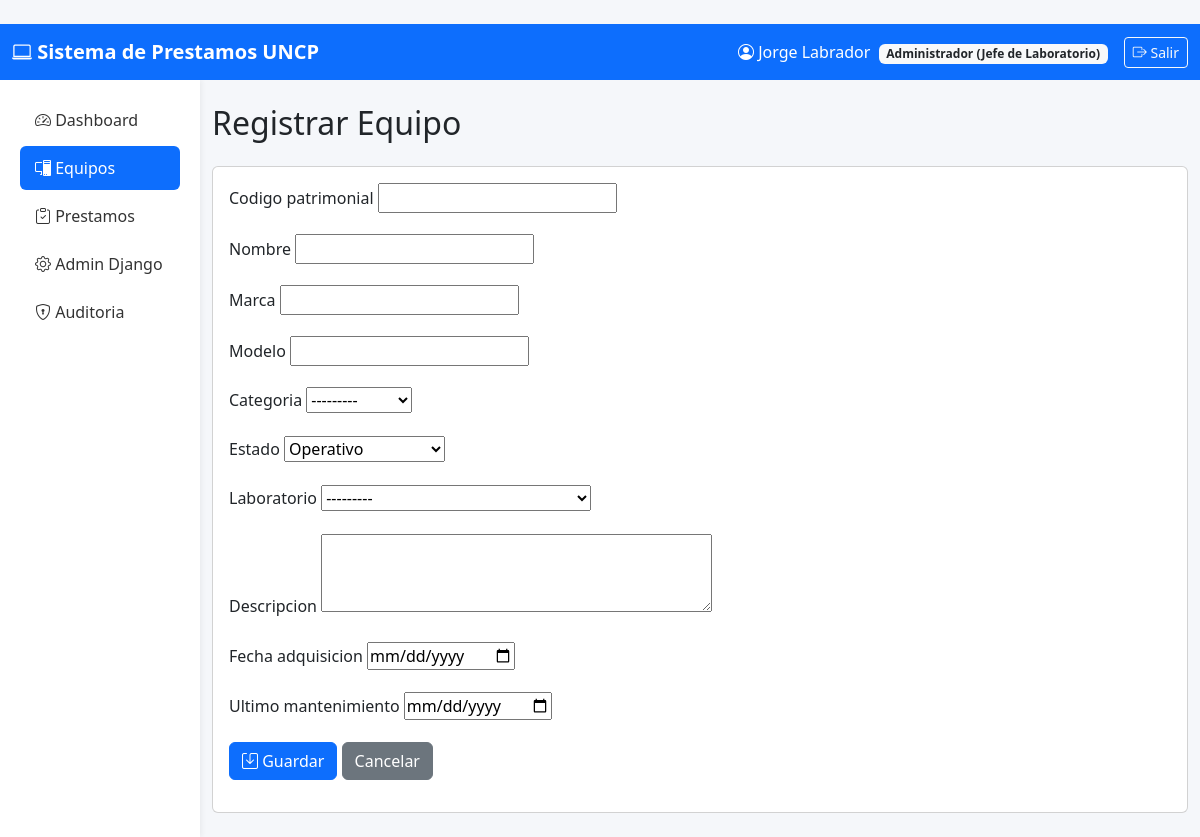
Page /equipos/nuevo/ (signed in) on the committed database.
### core/models.py (models this page shows, shortened)
class Usuario(AbstractUser):
    ROL_CHOICES = (
        ('admin', 'Administrador (Jefe de Laboratorio)'),
        ('docente', 'Docente'),
        ('asistente', 'Asistente'),
    )
    rol = models.CharField(max_length=20, choices=ROL_CHOICES, default='docente')
    codigo_uncp = models.CharField(max_length=20, unique=True, blank=True, null=True)
    telefono = models.CharField(max_length=15, blank=True)
    fecha_creacion = models.DateTimeField(auto_now_add=True)
    class Meta:
        verbose_name = 'Usuario'
        verbose_name_plural = 'Usuarios'
    @property
    def es_admin(self):
        return self.rol == 'admin' or self.is_superuser
    @property
    def es_docente(self):
        return self.rol == 'docente'

### core/views.py (the view)
# urls.py: path('equipos/nuevo/', views.equipo_create, name='equipo_create'),
@admin_requerido
def equipo_create(request):
    if request.method == 'POST':
        form = EquipoForm(request.POST)
        if form.is_valid():
            form.save()
            messages.success(request, 'Equipo registrado correctamente.')
            return redirect('equipo_list')
    else:
        form = EquipoForm()
    return render(request, 'core/equipo_form.html', {'form': form, 'titulo': 'Registrar Equipo'})

### core/forms.py (shortened to what this page needs)
class EquipoForm(forms.ModelForm):
    class Meta:
        model = Equipo
        fields = [
            'codigo_patrimonial', 'nombre', 'marca', 'modelo',
            'categoria', 'estado', 'laboratorio', 'descripcion',
            'fecha_adquisicion', 'ultimo_mantenimiento'
        ]
        widgets = {
            'fecha_adquisicion': forms.DateInput(attrs={'type': 'date'}),
            'ultimo_mantenimiento': forms.DateInput(attrs={'type': 'date'}),
            'descripcion': forms.Textarea(attrs={'rows': 3}),
        }

### core/models.py (called while the page is built)
    def __str__(self):
        return f"{self.codigo} - {self.nombre}"

### core/templates/core/equipo_form.html (shortened to what this page needs)
﻿{% extends 'base.html' %}
{% block content %}
<h2 class="mb-4">{{ titulo }}</h2>
<div class="card">
  <div class="card-body">
    <form method="post" novalidate>
      {% for field in form %}
        <div class="mb-3">
          <label class="form-label">{{ field.label }}</label>
          {{ field }}
        </div>
      {% endfor %}
      <button type="submit" class="btn btn-primary"><i class="bi bi-save"></i> Guardar</button>
      <a href="{% url 'equipo_list' %}" class="btn btn-secondary">Cancelar</a>
    </form>
  </div>
</div>
{% endblock content %}

### core/templates/base.html (shortened to what this page needs)
﻿{% load static %}
<!DOCTYPE html>
<html lang="es">
<head>
    <link href="https://cdn.jsdelivr.net/npm/bootstrap@5.3.2/dist/css/bootstrap.min.css" rel="stylesheet">
    <link href="https://cdn.jsdelivr.net/npm/bootstrap-icons@1.11.1/font/bootstrap-icons.css" rel="stylesheet">
</head>
<body>
    <nav class="navbar navbar-expand-lg navbar-dark bg-primary">
        <div class="container-fluid">
            <a class="navbar-brand" href="{% url 'dashboard' %}">
                <i class="bi bi-laptop"></i> Sistema de Prestamos UNCP
            </a>
            <div class="ms-auto d-flex align-items-center">
                {% if user.is_authenticated %}
                    <span class="text-white me-3">
                        <i class="bi bi-person-circle"></i>
                        {{ user.get_full_name|default:user.username }}
                        <small class="badge bg-light text-dark ms-1">{{ user.get_rol_display }}</small>
                    </span>
                    <a href="{% url 'logout' %}" class="btn btn-outline-light btn-sm">
                        <i class="bi bi-box-arrow-right"></i> Salir
                    </a>
                {% endif %}
            </div>
        </div>
    </nav>
    <div class="container-fluid">
        <div class="row">
            {% if user.is_authenticated %}
            <aside class="col-md-2 sidebar py-3">
                <ul class="nav flex-column">
                    <li class="nav-item">
                        <a class="nav-link {% if request.resolver_match.url_name == 'dashboard' %}active{% endif %}" href="{% url 'dashboard' %}">
                            <i class="bi bi-speedometer2"></i> Dashboard
                        </a>
                    </li>
                    <li class="nav-item">
                        <a class="nav-link {% if 'equipo' in request.resolver_match.url_name %}active{% endif %}" href="{% url 'equipo_list' %}">
                            <i class="bi bi-pc-display"></i> Equipos
                        </a>
                    </li>
                    <li class="nav-item">
                        <a class="nav-link {% if 'prestamo' in request.resolver_match.url_name %}active{% endif %}" href="{% url 'prestamo_list' %}">
                            <i class="bi bi-clipboard-check"></i> Prestamos
                        </a>
                    </li>
                    {% if user.es_admin %}
                    <li class="nav-item">
                        <a class="nav-link" href="{% url 'admin:index' %}">
                            <i class="bi bi-gear"></i> Admin Django
                        </a>
                    </li>
                    <li class="nav-item">
                        <a class="nav-link {% if request.resolver_match.url_name == 'auditoria_logs' %}active{% endif %}" href="{% url 'auditoria_logs' %}">
                            <i class="bi bi-shield-lock"></i> Auditoria
                        </a>
                    </li>
                    {% endif %}
                </ul>
            </aside>
            <main class="col-md-10 py-4">
            {% else %}
            <main class="col-12 py-4">
            {% endif %}
                {% block content %}{% endblock content %}
            </main>
        </div>
    </div>
</body>
</html>

### core/templates/base.html (style rules this page uses)
body { background-color: #f5f7fa; }
.navbar-brand { font-weight: bold; }
.sidebar { min-height: calc(100vh - 56px); background: white; box-shadow: 2px 0 5px rgba(0,0,0,0.05); }
.sidebar .nav-link { color: #333; padding: 10px 15px; border-radius: 6px; margin: 2px 8px; }
.sidebar .nav-link.active { background: #0d6efd; color: white; }

### rows in the picture
Usuario: get_full_name "Jorge Labrador", rol "Administrador (Jefe de Laboratorio)"

### other values in the picture
{{ titulo }} "Registrar Equipo"
{{ field.label }} "Codigo patrimonial" "Nombre" "Marca" "Modelo" "Categoria" "Estado" "Laboratorio" "Descripcion" "Fecha adquisicion" "Ultimo mantenimiento"
